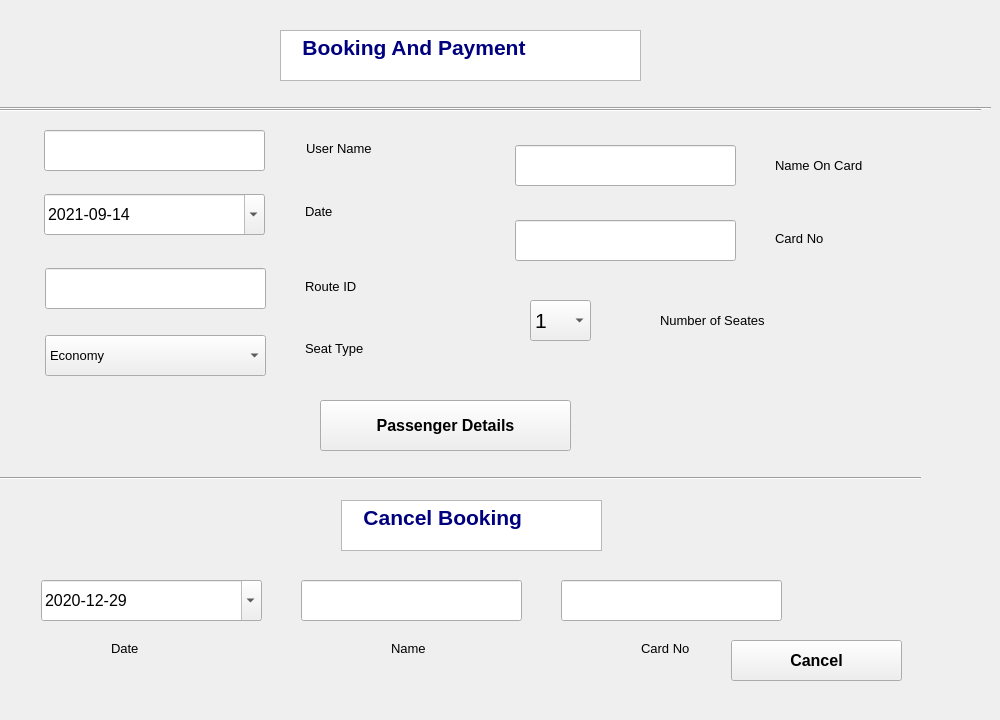
      <widget class="QWidget" name="tab_24">
       <attribute name="title">
        <string>Tab 2</string>
       </attribute>
       <widget class="QPushButton" name="pushButton_49">
        <property name="geometry">
         <rect>
          <x>320</x>
          <y>400</y>
          <width>251</width>
          <height>51</height>
         </rect>
        </property>
        <property name="font">
         <font>
          <pointsize>12</pointsize>
          <weight>75</weight>
          <bold>true</bold>
         </font>
        </property>
        <property name="text">
         <string>Passenger Details</string>
        </property>
       </widget>
       <widget class="QLineEdit" name="lineEdit_78">
        <property name="geometry">
         <rect>
          <x>515</x>
          <y>145</y>
          <width>221</width>
          <height>41</height>
         </rect>
        </property>
        <property name="font">
         <font>
          <pointsize>10</pointsize>
         </font>
        </property>
       </widget>
       <widget class="QLabel" name="label_66">
        <property name="geometry">
         <rect>
          <x>775</x>
          <y>155</y>
          <width>121</width>
          <height>21</height>
         </rect>
        </property>
        <property name="font">
         <font>
          <pointsize>10</pointsize>
         </font>
        </property>
        <property name="text">
         <string>Name On Card</string>
        </property>
       </widget>
       <widget class="QLineEdit" name="lineEdit_81">
        <property name="geometry">
         <rect>
          <x>515</x>
          <y>220</y>
          <width>221</width>
          <height>41</height>
         </rect>
        </property>
        <property name="font">
         <font>
          <pointsize>10</pointsize>
         </font>
        </property>
       </widget>
       <widget class="QLabel" name="label_68">
        <property name="geometry">
         <rect>
          <x>775</x>
          <y>230</y>
          <width>71</width>
          <height>16</height>
         </rect>
        </property>
        <property name="font">
         <font>
          <pointsize>10</pointsize>
         </font>
        </property>
        <property name="text">
         <string>Card No</string>
        </property>
       </widget>
       <widget class="QLabel" name="label_69">
        <property name="geometry">
         <rect>
          <x>305</x>
          <y>340</y>
          <width>111</width>
          <height>16</height>
         </rect>
        </property>
        <property name="font">
         <font>
          <pointsize>10</pointsize>
         </font>
        </property>
        <property name="text">
         <string>Seat Type</string>
        </property>
       </widget>
       <widget class="QLabel" name="label_71">
        <property name="geometry">
         <rect>
          <x>305</x>
          <y>278</y>
          <width>81</width>
          <height>16</height>
         </rect>
        </property>
        <property name="font">
         <font>
          <pointsize>10</pointsize>
         </font>
        </property>
        <property name="text">
         <string>Route ID</string>
        </property>
       </widget>
       <widget class="QTextBrowser" name="textBrowser_32">
        <property name="geometry">
         <rect>
          <x>280</x>
          <y>30</y>
          <width>361</width>
          <height>51</height>
         </rect>
        </property>
        <property name="html">
         <string>&lt;!DOCTYPE HTML PUBLIC &quot;-//W3C//DTD HTML 4.0//EN&quot; &quot;http://www.w3.org/TR/REC-html40/strict.dtd&quot;&gt;
&lt;html&gt;&lt;head&gt;&lt;meta name=&quot;qrichtext&quot; content=&quot;1&quot; /&gt;&lt;style type=&quot;text/css&quot;&gt;
p, li { white-space: pre-wrap; }
&lt;/style&gt;&lt;/head&gt;&lt;body style=&quot; font-family:'MS Shell Dlg 2'; font-size:7.8pt; font-weight:400; font-style:normal;&quot;&gt;
&lt;p style=&quot; margin-top:0px; margin-bottom:0px; margin-left:0px; margin-right:0px; -qt-block-indent:0; text-indent:0px;&quot;&gt;&lt;span style=&quot; font-size:16pt; font-weight:600; color:#00007f;&quot;&gt;   Booking And Payment&lt;/span&gt;&lt;/p&gt;&lt;/body&gt;&lt;/html&gt;</string>
        </property>
       </widget>
       <widget class="QLabel" name="label_73">
        <property name="geometry">
         <rect>
          <x>305</x>
          <y>203</y>
          <width>71</width>
          <height>16</height>
         </rect>
        </property>
        <property name="font">
         <font>
          <pointsize>10</pointsize>
         </font>
        </property>
        <property name="text">
         <string>Date</string>
        </property>
       </widget>
       <widget class="QLineEdit" name="lineEdit_86">
        <property name="geometry">
         <rect>
          <x>45</x>
          <y>268</y>
          <width>221</width>
          <height>41</height>
         </rect>
        </property>
        <property name="font">
         <font>
          <pointsize>10</pointsize>
         </font>
        </property>
       </widget>
       <widget class="QComboBox" name="comboBox_18">
        <property name="geometry">
         <rect>
          <x>45</x>
          <y>335</y>
          <width>221</width>
          <height>41</height>
         </rect>
        </property>
        <property name="font">
         <font>
          <pointsize>10</pointsize>
         </font>
        </property>
        <item>
         <property name="text">
          <string>Economy</string>
         </property>
        </item>
        <item>
         <property name="text">
          <string>Business</string>
         </property>
        </item>
       </widget>
       <widget class="QDateEdit" name="dateEdit">
        <property name="geometry">
         <rect>
          <x>44</x>
          <y>194</y>
          <width>221</width>
          <height>41</height>
         </rect>
        </property>
        <property name="font">
         <font>
          <pointsize>12</pointsize>
         </font>
        </property>
        <property name="maximumDate">
         <date>
          <year>2021</year>
          <month>12</month>
          <day>31</day>
         </date>
        </property>
        <property name="minimumDate">
         <date>
          <year>2021</year>
          <month>2</month>
          <day>1</day>
         </date>
        </property>
        <property name="displayFormat">
         <string>yyyy-MM-dd</string>
        </property>
        <property name="calendarPopup">
         <bool>true</bool>
        </property>
        <property name="date">
         <date>
          <year>2021</year>
          <month>9</month>
          <day>14</day>
         </date>
        </property>
       </widget>
       <widget class="Line" name="line_35">
        <property name="geometry">
         <rect>
          <x>0</x>
          <y>100</y>
          <width>981</width>
          <height>21</height>
         </rect>
        </property>
        <property name="orientation">
         <enum>Qt::Horizontal</enum>
        </property>
       </widget>
       <widget class="Line" name="line_36">
        <property name="geometry">
         <rect>
          <x>0</x>
          <y>100</y>
          <width>991</width>
          <height>16</height>
         </rect>
        </property>
        <property name="orientation">
         <enum>Qt::Horizontal</enum>
        </property>
       </widget>
       <widget class="Line" name="line_7">
        <property name="geometry">
         <rect>
          <x>0</x>
          <y>470</y>
          <width>921</width>
          <height>16</height>
         </rect>
        </property>
        <property name="orientation">
         <enum>Qt::Horizontal</enum>
        </property>
       </widget>
       <widget class="QTextBrowser" name="textBrowser_36">
        <property name="geometry">
         <rect>
          <x>341</x>
          <y>500</y>
          <width>261</width>
          <height>51</height>
         </rect>
        </property>
        <property name="html">
         <string>&lt;!DOCTYPE HTML PUBLIC &quot;-//W3C//DTD HTML 4.0//EN&quot; &quot;http://www.w3.org/TR/REC-html40/strict.dtd&quot;&gt;
&lt;html&gt;&lt;head&gt;&lt;meta name=&quot;qrichtext&quot; content=&quot;1&quot; /&gt;&lt;style type=&quot;text/css&quot;&gt;
p, li { white-space: pre-wrap; }
&lt;/style&gt;&lt;/head&gt;&lt;body style=&quot; font-family:'MS Shell Dlg 2'; font-size:7.8pt; font-weight:400; font-style:normal;&quot;&gt;
&lt;p style=&quot; margin-top:0px; margin-bottom:0px; margin-left:0px; margin-right:0px; -qt-block-indent:0; text-indent:0px;&quot;&gt;&lt;span style=&quot; font-size:16pt; font-weight:600; color:#00007f;&quot;&gt;   Cancel Booking&lt;/span&gt;&lt;/p&gt;&lt;/body&gt;&lt;/html&gt;</string>
        </property>
       </widget>
       <widget class="QLabel" name="label_91">
        <property name="geometry">
         <rect>
          <x>641</x>
          <y>640</y>
          <width>81</width>
          <height>16</height>
         </rect>
        </property>
        <property name="font">
         <font>
          <pointsize>10</pointsize>
         </font>
        </property>
        <property name="text">
         <string>Card No</string>
        </property>
       </widget>
       <widget class="QLabel" name="label_92">
        <property name="geometry">
         <rect>
          <x>391</x>
          <y>640</y>
          <width>81</width>
          <height>16</height>
         </rect>
        </property>
        <property name="font">
         <font>
          <pointsize>10</pointsize>
         </font>
        </property>
        <property name="text">
         <string>Name</string>
        </property>
       </widget>
       <widget class="QLineEdit" name="lineEdit_102">
        <property name="geometry">
         <rect>
          <x>561</x>
          <y>580</y>
          <width>221</width>
          <height>41</height>
         </rect>
        </property>
        <property name="font">
         <font>
          <pointsize>10</pointsize>
         </font>
        </property>
       </widget>
       <widget class="QLineEdit" name="lineEdit_103">
        <property name="geometry">
         <rect>
          <x>301</x>
          <y>580</y>
          <width>221</width>
          <height>41</height>
         </rect>
        </property>
        <property name="font">
         <font>
          <pointsize>10</pointsize>
         </font>
        </property>
       </widget>
       <widget class="QLabel" name="label_93">
        <property name="geometry">
         <rect>
          <x>111</x>
          <y>640</y>
          <width>71</width>
          <height>16</height>
         </rect>
        </property>
        <property name="font">
         <font>
          <pointsize>10</pointsize>
         </font>
        </property>
        <property name="text">
         <string>Date</string>
        </property>
       </widget>
       <widget class="QPushButton" name="pushButton_50">
        <property name="geometry">
         <rect>
          <x>731</x>
          <y>640</y>
          <width>171</width>
          <height>41</height>
         </rect>
        </property>
        <property name="font">
         <font>
          <pointsize>12</pointsize>
          <weight>75</weight>
          <bold>true</bold>
         </font>
        </property>
        <property name="text">
         <string>Cancel</string>
        </property>
       </widget>
       <widget class="QDateEdit" name="dateEdit_2">
        <property name="geometry">
         <rect>
          <x>41</x>
          <y>580</y>
          <width>221</width>
          <height>41</height>
         </rect>
        </property>
        <property name="font">
         <font>
          <pointsize>12</pointsize>
         </font>
        </property>
        <property name="displayFormat">
         <string>yyyy-MM-dd</string>
        </property>
        <property name="calendarPopup">
         <bool>true</bool>
        </property>
        <property name="date">
         <date>
          <year>2020</year>
          <month>12</month>
          <day>29</day>
         </date>
        </property>
       </widget>
       <widget class="QLabel" name="label_23">
        <property name="geometry">
         <rect>
          <x>0</x>
          <y>0</y>
          <width>941</width>
          <height>711</height>
         </rect>
        </property>
        <property name="text">
         <string/>
        </property>
        <property name="pixmap">
         <pixmap>icons/AERQ.jpg</pixmap>
        </property>
        <property name="scaledContents">
         <bool>true</bool>
        </property>
       </widget>
       <widget class="QComboBox" name="comboBox_8">
        <property name="geometry">
         <rect>
          <x>530</x>
          <y>300</y>
          <width>61</width>
          <height>41</height>
         </rect>
        </property>
        <property name="font">
         <font>
          <pointsize>16</pointsize>
         </font>
        </property>
        <item>
         <property name="text">
          <string>1</string>
         </property>
        </item>
        <item>
         <property name="text">
          <string>2</string>
         </property>
        </item>
        <item>
         <property name="text">
          <string>3</string>
         </property>
        </item>
       </widget>
       <widget class="QLabel" name="label_72">
        <property name="geometry">
         <rect>
          <x>660</x>
          <y>310</y>
          <width>211</width>
          <height>21</height>
         </rect>
        </property>
        <property name="font">
         <font>
          <pointsize>10</pointsize>
         </font>
        </property>
        <property name="text">
         <string>Number of Seates</string>
        </property>
       </widget>
       <widget class="QLineEdit" name="lineEdit_101">
        <property name="geometry">
         <rect>
          <x>44</x>
          <y>130</y>
          <width>221</width>
          <height>41</height>
         </rect>
        </property>
        <property name="font">
         <font>
          <pointsize>10</pointsize>
         </font>
        </property>
       </widget>
       <widget class="QLabel" name="label_90">
        <property name="geometry">
         <rect>
          <x>306</x>
          <y>140</y>
          <width>81</width>
          <height>16</height>
         </rect>
        </property>
        <property name="font">
         <font>
          <pointsize>10</pointsize>
         </font>
        </property>
        <property name="text">
         <string>User Name</string>
        </property>
       </widget>
       <zorder>label_23</zorder>
       <zorder>pushButton_49</zorder>
       <zorder>lineEdit_78</zorder>
       <zorder>label_66</zorder>
       <zorder>lineEdit_81</zorder>
       <zorder>label_68</zorder>
       <zorder>label_69</zorder>
       <zorder>label_71</zorder>
       <zorder>textBrowser_32</zorder>
       <zorder>label_73</zorder>
       <zorder>lineEdit_86</zorder>
       <zorder>comboBox_18</zorder>
       <zorder>dateEdit</zorder>
       <zorder>line_35</zorder>
       <zorder>line_36</zorder>
       <zorder>line_7</zorder>
       <zorder>textBrowser_36</zorder>
       <zorder>label_91</zorder>
       <zorder>label_92</zorder>
       <zorder>lineEdit_102</zorder>
       <zorder>lineEdit_103</zorder>
       <zorder>label_93</zorder>
       <zorder>pushButton_50</zorder>
       <zorder>dateEdit_2</zorder>
       <zorder>comboBox_8</zorder>
       <zorder>label_72</zorder>
       <zorder>lineEdit_101</zorder>
       <zorder>label_90</zorder>
      </widget>
